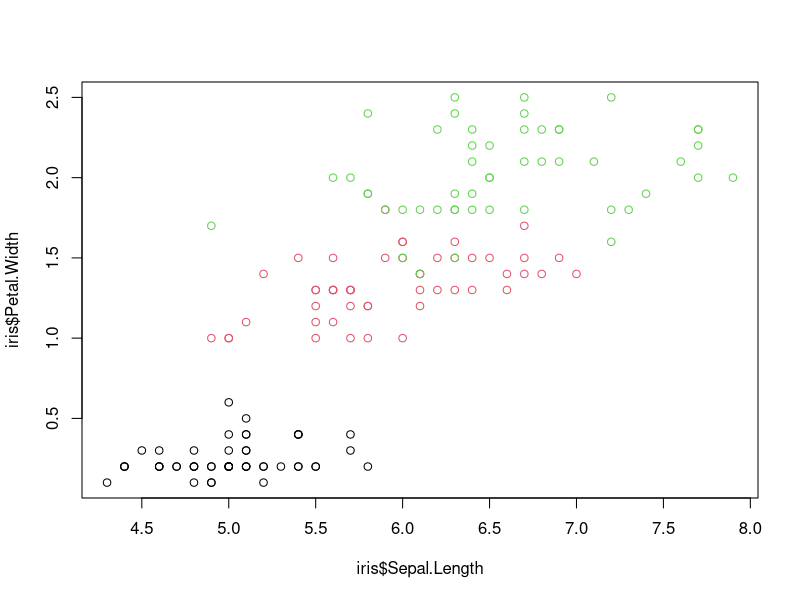

R code for this plot:
## creating an R script and adding it to my github repo ##

# Load the built-in 'iris' dataset
data(iris)
summary(iris)

# plot some raw data
plot(iris$Sepal.Length, iris$Petal.Width, col = factor(iris$Species))

